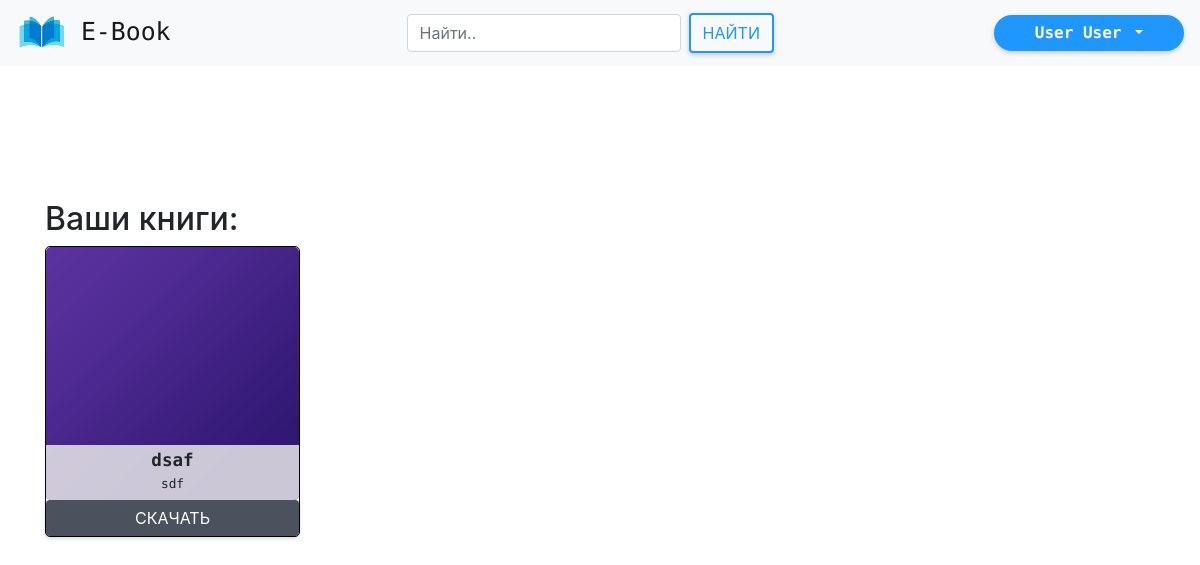
/userbooks/3, run on an earlier commit of the app's database.
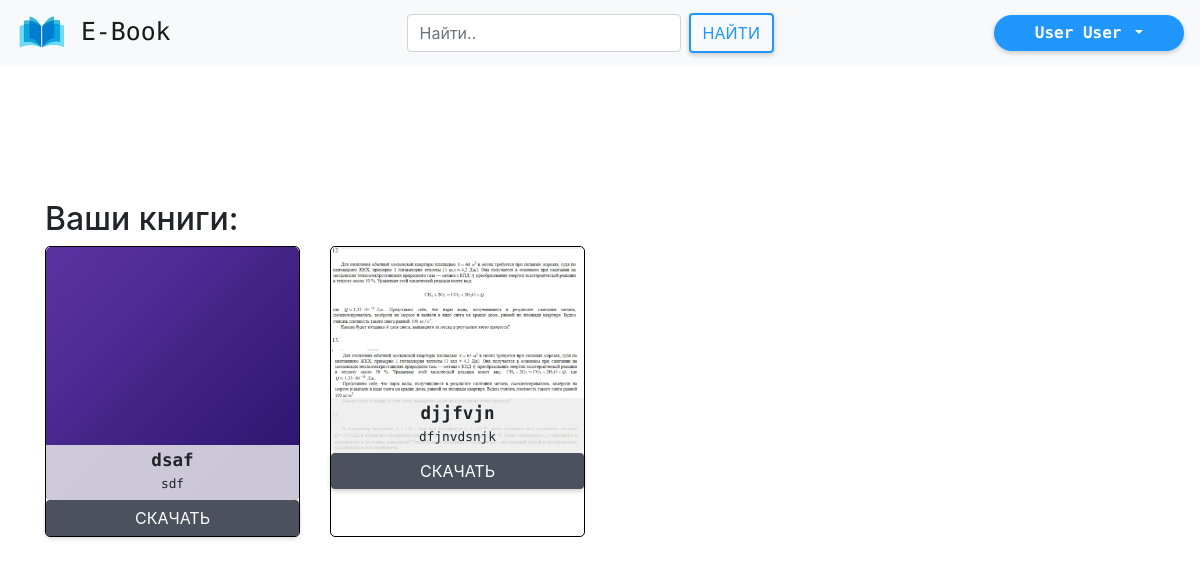
And on a later commit of the database.
### ebook/models.py (models this page shows, shortened)
class userbook(models.Model):
    CHOICES = (
        ('True', 'Подтверждено библиотекарем'),
        ('False', 'В обработке'),
        ('Refused', 'Отказано')
    )
    user = models.ForeignKey(User, on_delete=models.CASCADE, null=True,
                                default='',
                                verbose_name="Связь с таблицей пользователей")
    book = models.ForeignKey(book_inf, on_delete=models.CASCADE, null=True,
                                default='',
                                verbose_name="Связь с таблицей книг")
    status = models.CharField("Статуc", choices=CHOICES, default='False',
                              max_length=30)
    reqestdate = models.DateField("Дата добавления", default=timezone.now)
    getdate = models.DateField(default=timezone.now)
    enddate = models.DateField(default=timezone.now)

class book_inf(models.Model):
    bookname = models.CharField("назвние книги", null=True, max_length=150)
    author = models.CharField("автор", null=True, max_length=100)
    rate = models.PositiveIntegerField("Рейтинг книги", default=0,
                                       validators=[MaxValueValidator(5), ])
    discriptions = models.TextField("описание книги")
    bookimage = models.ImageField("Фотография книги", blank=True,
                                  upload_to="books_photo",
                                  default="books_photo/default.png")
    addingDate = models.DateField("Дата добавления",
                                  default=timezone.now)
    bookfile = models.FileField(upload_to='books', blank=False,
                                default="puples_photo/default.png")

### ebook/views.py (the view)
# urls.py: path('userbooks/<int:userid>', views.userbooks, name='userbooks'),
def userbooks(request, userid):
    user = User.objects.get(id=userid)
    books = userbook.objects.filter(user=user, status="True")
    return render(request, 'userbooks.html', {'books': books, 'user': user})

### ebook/templates/userbooks.html (shortened to what this page needs)
{% extends 'base.html' %}
{% load static %}
{% block links %}
    <link rel="stylesheet" href="{% static 'css/userbooks.css' %}">
{% endblock links %}
{% block content %}
    <div class="main container">
        <h2> Ваши книги: </h2>
        <div class="books">
            <div class="row">
                {% for bookItem in books  %}
                    <div class="col-12 col-md-6 col-lg-4 col-xl-3 bookbox">
                        <div class="book">
                            <div class="bookImg">
                                <img src="{{ bookItem.book.bookimage.url }}" alt="">
                                <div class="bookDiscrp">
                                    <h4>{{ bookItem.book.bookname }}</h4>
                                    <small>{{ bookItem.book.author }}</small>
                                </div>
                            </div>
                            <div class="row" style="padding: 0px 15px">
                                <a href="downloadbook?bookid={{bookItem.book.id}}" class="btn btn-almbb-small btn-stylish col-12">Скачать</a>
                            </div>
                        </div>
                    </div>
                {% endfor %}
             </div>
        </div>
    </div>
{% endblock content %}

What changed in the data, as far as the page shows it:
added userbook: book.bookimage (picture), book.bookname "djjfvjn", book.author "dfjnvdsnjk"
